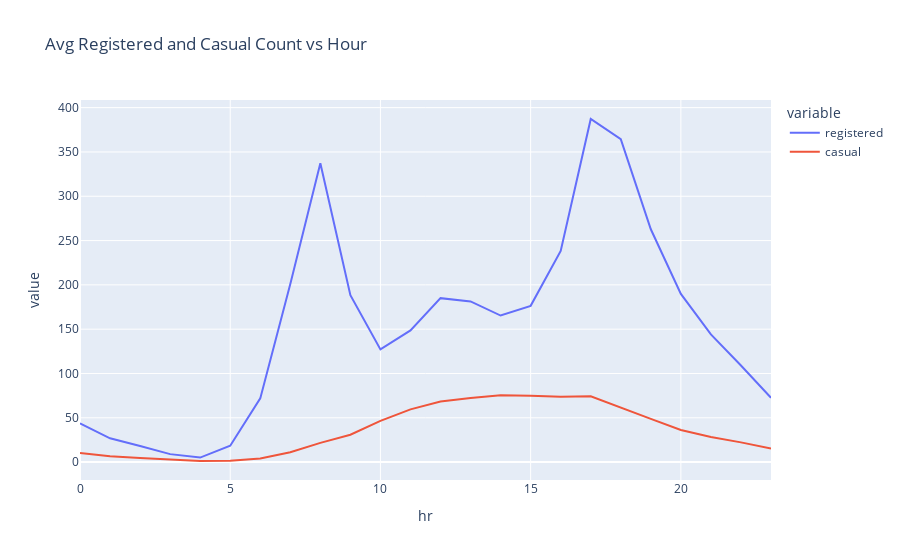

Notebook source saved alongside this figure:
### Code cell
plt.figure(figsize = (10,4))
hour = df_hour.groupby('hr')[['registered','casual']].mean()
fig = px.line(hour, x=hour.index, y=['registered','casual'], title='Avg Registered and Casual Count vs Hour')
fig.show();

### Figure 1 — Plotly figure (JSON) as saved in the notebook; plotly's stock layout.template omitted (floating-point values rounded to 4 significant figures)
{"data": [{"hovertemplate": "variable=registered<br>hr=%{x}<br>value=%{y}<extra></extra>", "legendgroup": "registered", "line": {"color": "#636efa", "dash": "solid"}, "marker": {"symbol": "circle"}, "mode": "lines", "name": "registered", "orientation": "v", "showlegend": true, "type": "scatter", "x": [0, 1, 2, 3, 4, 5, 6, 7, 8, 9, 10, 11, 12, 13, 14, 15, 16, 17, 18, 19, 20, 21, 22, 23], "xaxis": "x", "y": [43.74, 26.87, 18.1, 9.011, 5.099, 18.48, 71.88, 201.0, 337.3, 188.4, 127.2, 148.6, 185.0, 181.4, 165.4, 176.3, 238.2, 387.2, 364.4, 262.8, 189.8, 144.1, 109.1, 72.63], "yaxis": "y"}, {"hovertemplate": "variable=casual<br>hr=%{x}<br>value=%{y}<extra></extra>", "legendgroup": "casual", "line": {"color": "#EF553B", "dash": "solid"}, "marker": {"symbol": "circle"}, "mode": "lines", "name": "casual", "orientation": "v", "showlegend": true, "type": "scatter", "x": [0, 1, 2, 3, 4, 5, 6, 7, 8, 9, 10, 11, 12, 13, 14, 15, 16, 17, 18, 19, 20, 21, 22, 23], "xaxis": "x", "y": [10.16, 6.504, 4.772, 2.716, 1.254, 1.411, 4.161, 11.06, 21.68, 30.89, 46.48, 59.54, 68.29, 72.31, 75.57, 74.91, 73.75, 74.27, 61.12, 48.77, 36.23, 28.26, 22.25, 15.2], "yaxis": "y"}], "layout": {"legend": {"title": {"text": "variable"}, "tracegroupgap": 0}, "title": {"text": "Avg Registered and Casual Count vs Hour"}, "xaxis": {"anchor": "y", "domain": [0, 1], "title": {"text": "hr"}}, "yaxis": {"anchor": "x", "domain": [0, 1], "title": {"text": "value"}}}}
